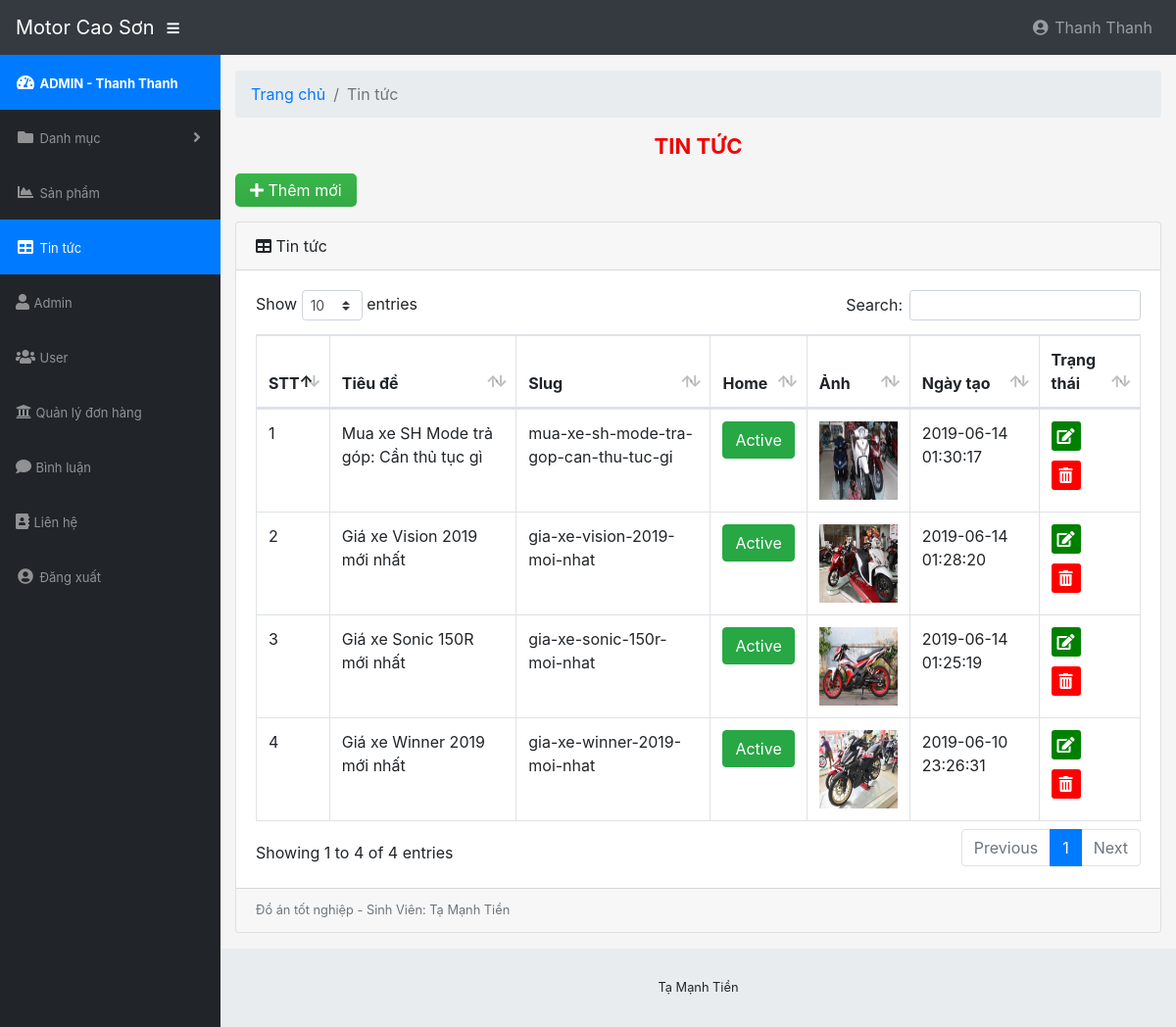
/admin/modules/post/index.php (signed in), run on the app's committed database.
### tables this page shows
CREATE TABLE `post`  (
  `id` int(11) NOT NULL AUTO_INCREMENT,
  `name` varchar(100) NULL DEFAULT NULL,
  `slug` varchar(100) NULL DEFAULT NULL,
  `home` tinyint(4) NULL DEFAULT 1,
  `thumbar` varchar(100) NULL DEFAULT NULL,
  `category_id` int(11) NULL DEFAULT NULL,
  `short_description` text NULL,
  `content` text NULL,
  `created_at` timestamp(0) NULL DEFAULT CURRENT_TIMESTAMP,
  `updated_at` timestamp(0) NULL DEFAULT CURRENT_TIMESTAMP ON UPDATE CURRENT_TIMESTAMP(0),
  `hot` tinyint(4) NULL DEFAULT 0,
  `view` int(11) NULL DEFAULT 0,
  `head` int(11) NULL DEFAULT 0,
  PRIMARY KEY (`id`) USING BTREE
);

### libraries/Function.php (called while the page is built, shortened)
<?php
function base_url()
{
    return $url  = "http://localhost/storemotor/";
}
function modules($url)
{
    return base_url() . "admin/modules/" .$url ;
}
function uploads()
{
    return base_url() . "public/uploads/";
}
?>

### libraries/Database.php (called while the page is built, shortened)
<?php
class Database
{
    public $link;
    public function __construct()
    {
        $this->link = mysqli_connect("localhost","root","","storemotor") or die ();
        mysqli_set_charset($this->link,"utf8");
    }
    public function fetchsql( $sql )
    {
        $result = mysqli_query($this->link,$sql) or die("Lỗi  truy vấn sql " .mysqli_error($this->link));
        $data = [];
        if( $result)
        {
            while ($num = mysqli_fetch_assoc($result))
            {
                $data[] = $num;
            }
        }
        return $data;
    }
}
?>

### admin/autoload/autoload.php (called while the page is built, shortened)
<?php
require_once  __DIR__."/../../libraries/Database.php";
require_once __DIR__."/../../libraries/Function.php";
$db = new Database;
?>

### admin/modules/post/index.php (the view, shortened to what this page needs)
<?php
$open = "post";
require_once __DIR__."/../../autoload/autoload.php";
$sql = "SELECT * FROM post ORDER BY id DESC";
$post = $db->fetchsql($sql);
?>
<?php require_once __DIR__."/../../layouts/header.php"; ?>
    <div class="container-fluid">
        <ol class="breadcrumb">
            <li class="breadcrumb-item">
                <a href="#">Trang chủ</a>
            </li>
            <li class="breadcrumb-item active">Tin tức</li>
        </ol>
        <div class="admin-title-top">
            <h1>Tin tức</h1>
        </div>
        <div class="button-custom">
            <a class="btn-add" href="add.php"><i class="fa fa-plus"></i> Thêm mới</a>
        </div>
        <div class="admin-content">
            <div class="card mb-3">
                <div class="card-header">
                    <i class="fas fa-table"></i>
                    Tin tức</div>
                <div class="card-body">
                    <div class="table-responsive">
                        <table class="table table-bordered" id="dataTable" width="100%" cellspacing="0">
                            <thead>
                            <tr>
                                <th>STT</th>
                                <th>Tiêu đề</th>
                                <th>Slug</th>
                                <th>Home</th>
                                <th>Ảnh</th>
                                <th>Ngày tạo</th>
                                <th>Trạng thái</th>
                            </tr>
                            </thead>
                            <tbody>
                            <?php $stt = 1; foreach ($post as $item): ?>
                                <tr>
                                    <td><?php echo $stt ?></td>
                                    <td><?php echo $item['name'] ?></td>
                                    <td><?php echo $item['slug'] ?></td>
                                    <td>
                                        <a class="btn <?php echo $item['home'] == 1 ? 'btn-success' : 'btn-danger' ?>" href="home.php?id=<?php echo $item['id'] ?>">
                                            <?php echo $item['home'] == 1 ? 'Active' : 'Pause' ?>
                                        </a>
                                    </td>
                                    <td>
                                        <img src="<?php echo uploads() ?>post/<?php echo $item['thumbar'] ?>" width="80px" height="80px" />
                                    </td>
                                    <td><?php echo $item['created_at'] ?></td>
                                    <td>
                                        <ul class="list-action">
                                            <li class="item-edit">
                                                <a href="edit.php?id=<?php echo $item['id'] ?>" title="Chỉnh sửa tin tức">
                                                    <i class="fa fa-edit"></i>
                                                </a>
                                            </li>
                                            <li class="item-delete">
                                                <a href="delete.php?id=<?php echo $item['id'] ?>" title="Xóa tin tức">
                                                    <i class="fa fa-trash-alt"></i>
                                                </a>
                                            </li>
                                        </ul>
                                    </td>
                                </tr>
                                <?php $stt++ ; endforeach ?>
                            </tbody>
                        </table>
                    </div>
                </div>
                <div class="card-footer small text-muted">Đồ án tốt nghiệp - Sinh Viên: Tạ Mạnh Tiền</div>
            </div>
        </div>
    </div>
<?php require_once __DIR__."/../../layouts/footer.php"; ?>

### admin/layouts/header.php (shortened to what this page needs)
<!DOCTYPE html>
<html lang="en">
<head>
    <link href="<?php echo base_url() ?>public/admin/vendor/fontawesome-free/css/all.min.css" rel="stylesheet" type="text/css">
    <link href="<?php echo base_url() ?>public/admin/vendor/datatables/dataTables.bootstrap4.css" rel="stylesheet">
    <link href="<?php echo base_url() ?>public/admin/css/sb-admin.css" rel="stylesheet">
    <link href="<?php echo base_url() ?>public/admin/css/style-admin.css" rel="stylesheet">
</head>
<body id="page-top">
<nav class="navbar navbar-expand navbar-dark bg-dark static-top">
    <a class="navbar-brand mr-1" href="index.html">Motor Cao Sơn</a>
    <button class="btn btn-link btn-sm text-white order-1 order-sm-0" id="sidebarToggle" href="#">
        <i class="fas fa-bars"></i>
    </button>
    <ul class="navbar-nav ml-auto">
        <li class="nav-item dropdown no-arrow">
            <a class="nav-link dropdown-toggle" href="#" id="userDropdown" role="button" data-toggle="dropdown" aria-haspopup="true" aria-expanded="false">
                <i class="fas fa-user-circle fa-fw"></i> <?php echo $_SESSION['admin_name'] ?>
            </a>
        </li>
    </ul>
</nav>
<div id="wrapper">
    <ul class="sidebar navbar-nav">
        <li class="nav-item active">
            <a class="nav-link" href="<?php echo base_url() ?>admin">
                <i class="fas fa-fw fa-tachometer-alt"></i>
                <span>
                    <strong>ADMIN - <?php echo $_SESSION['admin_name'] ?></strong>
                </span>
            </a>
        </li>
        <li class="nav-item dropdown">
            <a class="nav-link dropdown-toggle" href="#" id="pagesDropdown" role="button" data-toggle="dropdown" aria-haspopup="true" aria-expanded="false">
                <i class="fas fa-fw fa-folder"></i>
                <span>Danh mục</span>
            </a>
        </li>
        <li class="nav-item <?php echo isset($open) && $open == 'product' ? 'active' : '' ?>">
            <a class="nav-link" href="<?php echo modules("product") ?>">
                <i class="fas fa-fw fa-chart-area"></i>
                <span>Sản phẩm</span>
            </a>
        </li>
        <li class="nav-item <?php echo isset($open) && $open == 'post' ? 'active' : '' ?>">
            <a class="nav-link" href="<?php echo modules("post") ?>">
                <i class="fas fa-fw fa-table"></i>
                <span>Tin tức</span></a>
        </li>
        <li class="nav-item <?php echo isset($open) && $open == 'admin' ? 'active' : '' ?>">
            <a class="nav-link" href="<?php echo modules("admin") ?>">
                <i class="fa fa-user"></i>
                <span>Admin</span></a>
        </li>
        <li class="nav-item <?php echo isset($open) && $open == 'user' ? 'active' : '' ?>">
            <a class="nav-link" href="<?php echo modules("user") ?>">
                <i class="fa fa-users"></i>
                <span>User</span></a>
        </li>
        <li class="nav-item <?php echo isset($open) && $open == 'transaction' ? 'active' : '' ?>">
            <a class="nav-link" href="<?php echo modules("transaction") ?>">
                <i class="fa fa-university"></i>
                <span>Quản lý đơn hàng</span></a>
        </li>
        <li class="nav-item <?php echo isset($open) && $open == 'comment' ? 'active' : '' ?>">
            <a class="nav-link" href="<?php echo modules("comment") ?>">
                <i class="fa fa-comment"></i>
                <span>Bình luận</span></a>
        </li>
        <li class="nav-item <?php echo isset($open) && $open == 'contact' ? 'active' : '' ?>">
            <a class="nav-link" href="<?php echo modules("contact") ?>">
                <i class="fa fa-address-book"></i>
                <span>Liên hệ</span></a>
        </li>
        <li class="nav-item">
            <a class="nav-link" href="/storemotor/dang-xuat.php">
                <i class="fas fa-user-circle fa-fw"></i>
                <span>Đăng xuất</span></a>
        </li>
    </ul>
    <div id="content-wrapper">

### admin/layouts/footer.php (shortened to what this page needs)
<footer class="sticky-footer">
    <div class="container my-auto">
        <div class="copyright text-center my-auto">
            <span>Tạ Mạnh Tiền</span>
        </div>
    </div>
</footer>
</div>
</div>
</body>
</html>

### public/admin/css/style-admin.css (style rules this page uses)
li { list-style: none; }
a, a:hover { text-decoration: none; }
.admin-title-top h1 { text-align: center; font-size: 22px; text-transform: uppercase; font-weight: bold; color: #ef0606; }
.button-custom { margin: 20px 0px; }
.button-custom a { background-color: #39b54a !important; background: linear-gradient(180deg, #39b54a, #34aa44) !important; border-color: #35a745; color: #fff; padding: 7px 15px; border-radius: 5px; }
.list-action { margin: 0; padding: 0; }
.list-action li { display: inline-block; width: 30px; height: 30px; background: red; border-radius: 3px; text-align: center; line-height: 30px; margin-right: 10px; margin-bottom: 10px; }
.list-action li a { color: #fff; }
.item-edit { background: green !important; }

### data on the page
post: name "Mua xe SH Mode trả góp: Cần thủ tục gì", slug "mua-xe-sh-mode-tra-gop-can-thu-tuc-gi", home "Active", thumbar (picture), created_at "2019-06-14 01:30:17"
post: name "Giá xe Vision 2019 mới nhất", slug "gia-xe-vision-2019-moi-nhat", home "Active", thumbar (picture), created_at "2019-06-14 01:28:20"
post: name "Giá xe Sonic 150R mới nhất", slug "gia-xe-sonic-150r-moi-nhat", home "Active", thumbar (picture), created_at "2019-06-14 01:25:19"
post: name "Giá xe Winner 2019 mới nhất", slug "gia-xe-winner-2019-moi-nhat", home "Active", thumbar (picture), created_at "2019-06-10 23:26:31"

### other printed values
$_SESSION['admin_name'] "Thanh Thanh"
